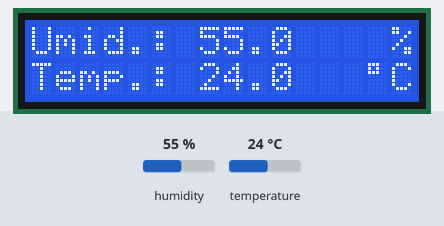
Bench run of a sketch on a simulated Arduino Uno, built with avr-gcc and run on an emulated ATmega328P. Shown: 16×2 character LCD. Wiring (inferred from the names in the program): DHT11 sensor: data A1. The inputs (shaded band) are chosen by the test bench; at power-on: humidity 55 %, temperature 24 °C.

Above: at 6.2 s.
6.3 s: humidity set to 22 %
At 16.2 s:
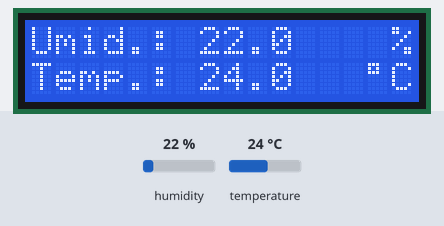
17.1 s: temperature set to 12 °C
At 26.9 s:
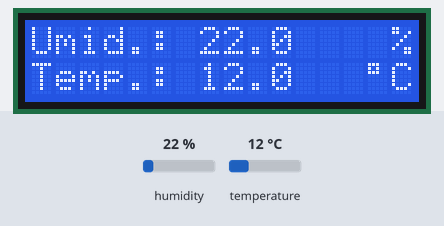
27.4 s: humidity set to 40 %
At 37.3 s:
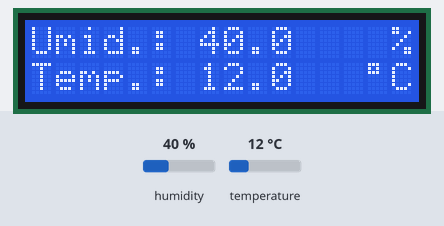
37.6 s: temperature set to 19 °C
At 47.1 s:
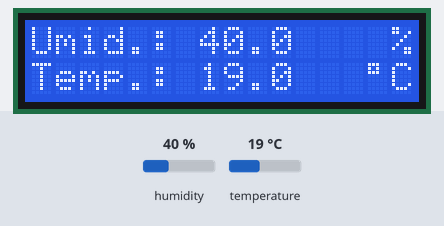
Timing chart, 0 to 48.6 s (numbered marks = the images above; inputs shaded):
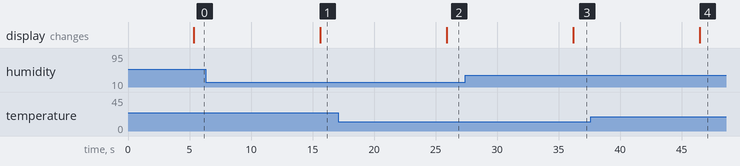

The sketch:

dht11_lcd16x2.ino
```cpp
#include <DHT.h>
#include <LiquidCrystal.h>

#define DHTPIN A1
#define DHTTYPE DHT11

DHT dht(DHTPIN, DHTTYPE);
LiquidCrystal lcd(12, 11, 5, 4, 3, 2);

void setup() {
    lcd.begin(16, 2);
    lcd.clear();
    lcd.setCursor(0, 0);
    lcd.print("Teste do sensor");

    dht.begin();

    delay(5000);
}

void loop() {
    float h = dht.readHumidity();
    float t = dht.readTemperature();

    if (isnan(t) || isnan(h)) {
        lcd.clear();
        lcd.setCursor(0, 0);
        lcd.print("Falha de leitura");

        delay(5000);
    } else {
        lcd.clear();

        lcd.setCursor(0, 0);
        lcd.print("Umid.:");
        lcd.setCursor(7, 0);
        lcd.print(h, 1);
        lcd.setCursor(15, 0);
        lcd.print("%");

        lcd.setCursor(0, 1);
        lcd.print("Temp.:");
        lcd.setCursor(7, 1);
        lcd.print(t, 1);
        lcd.setCursor(14, 1);
        lcd.print((char)223);
        lcd.setCursor(15, 1);
        lcd.print("C");
    }

    delay(10000);
}
```

Measured:
- after the input at 6.3 s, the display: changes after 9.3 s (image 1)
- after the input at 17.1 s, the display: changes after 8.8 s (image 2)
- after the input at 27.4 s, the display: changes after 8.8 s (image 3)
- after the input at 37.6 s, the display: changes after 8.9 s (image 4)
